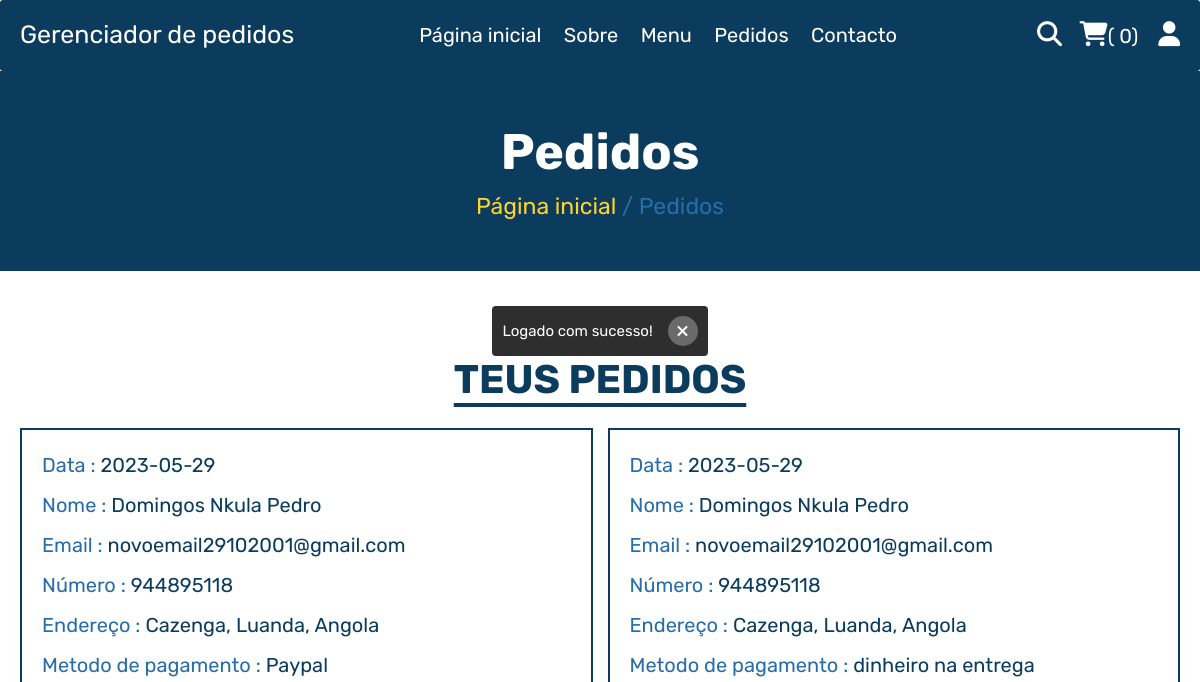
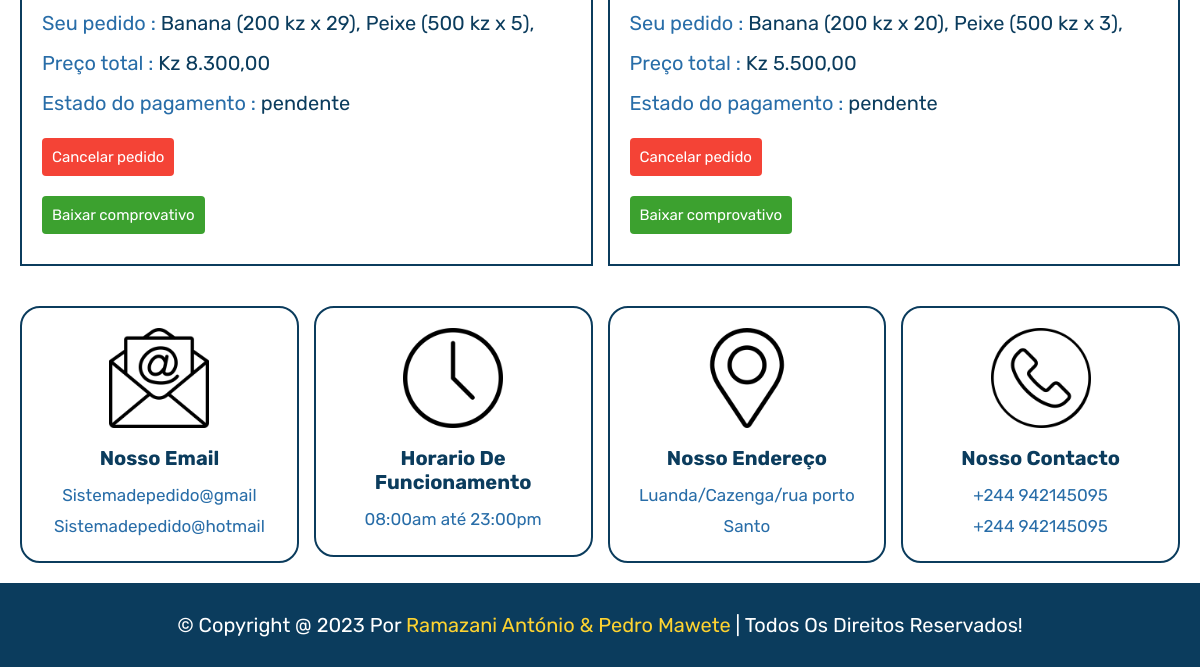
Before: /pedidos.php (signed in) with the older database file (2 pictures, top to bottom).
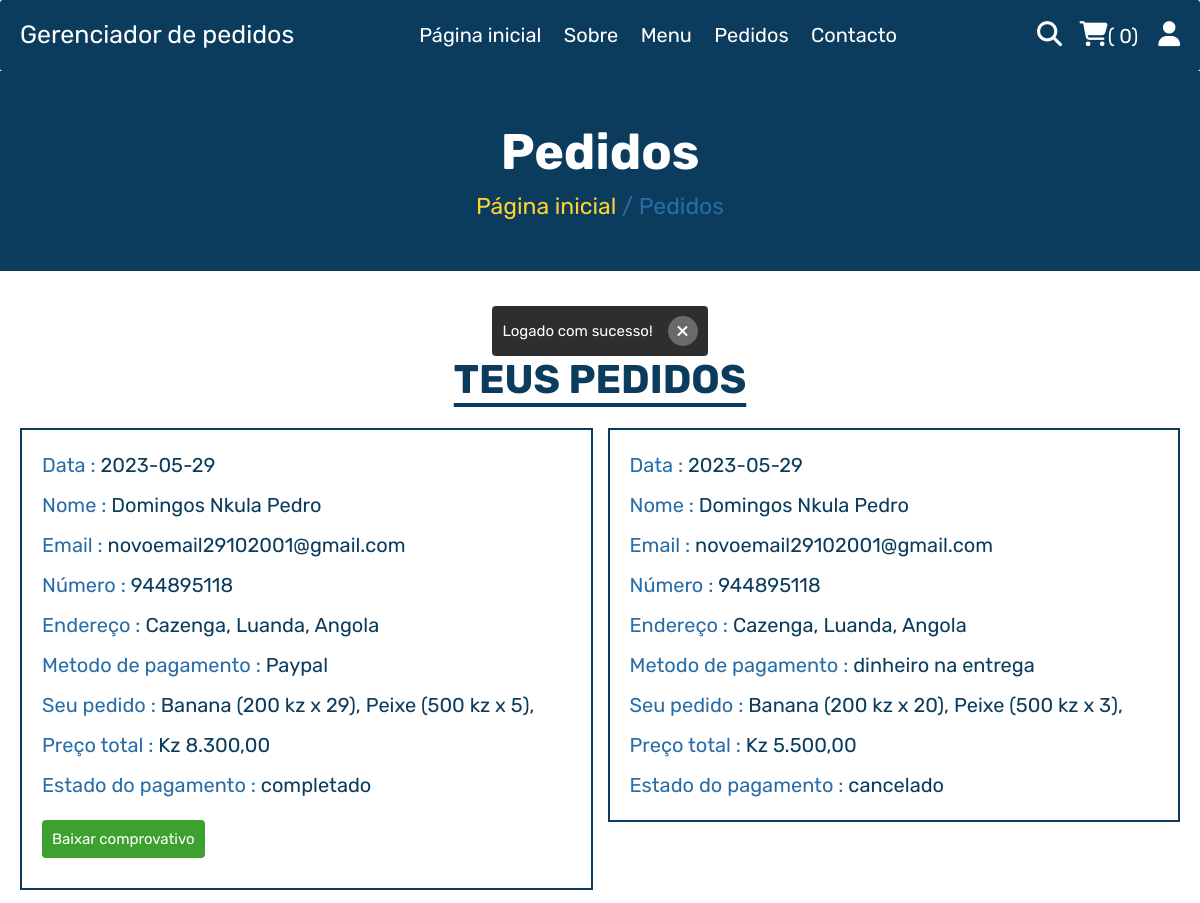
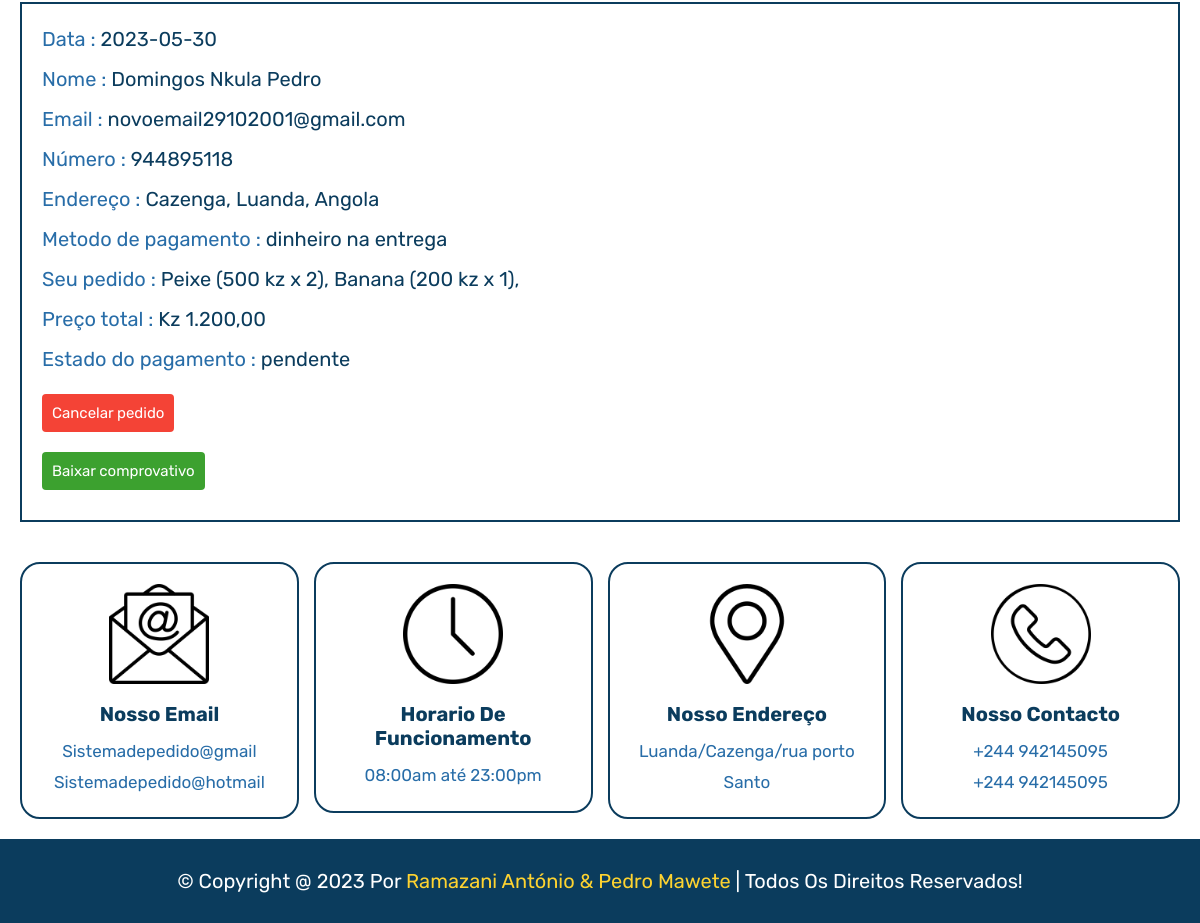
After: the same page with the newer database file (2 pictures, top to bottom).
### tables this page shows
CREATE TABLE `pedidos` (
  `id` varchar(255) NOT NULL,
  `user_id` int(100) NOT NULL,
  `nome` varchar(20) NOT NULL,
  `contacto` varchar(10) NOT NULL,
  `email` varchar(50) NOT NULL,
  `metodo` varchar(50) NOT NULL,
  `endereço` varchar(500) NOT NULL,
  `total_produtos` text NOT NULL,
  `total_preço` int(100) NOT NULL,
  `data` date NOT NULL DEFAULT current_timestamp(),
  `estado_pagamento` varchar(20) NOT NULL DEFAULT '1',
  `confirmacao_cliente` varchar(20) DEFAULT 'false',
  `confirmacao_motoboy` varchar(20) DEFAULT 'false',
  PRIMARY KEY (`id`)
);

### functions/mensagens_flash.php (called while the page is built, shortened)
<?php
if(isset($_SESSION["mensagens"])):
    foreach ($_SESSION["mensagens"] as $msg) {
        $mensagens[] = $msg;
    }
endif;

### functions/pegarEstado.php (called while the page is built, shortened)
<?php
function pegarEstado($numero_do_estado){
    if($numero_do_estado == '0'):
        return "cancelado";
    endif;
    if($numero_do_estado == '1'):
        return "pendente";
    endif;
    if($numero_do_estado == '3'):
        return "completado";
    endif;
}

### pedidos.php (the view, shortened to what this page needs)
<?php
include __DIR__ . './components/connect.php';
include_once __DIR__ . './functions/pegarEstado.php';
if(isset($_SESSION['user_id'])){
   $user_id = $_SESSION['user_id'];
}else{
   $user_id = '';
   header('location:home.php');
};
?>
<!DOCTYPE html>
<html lang="pt-br">
<head>
   <link rel="stylesheet" href="https://cdnjs.cloudflare.com/ajax/libs/font-awesome/6.1.1/css/all.min.css">
   <link rel="stylesheet" href="./css/animate.min.css">
   <link rel="stylesheet" href="css/style.css">
</head>
<body>
<?php include __DIR__ . './components/usuario_cabeçalho.php'; ?>
<div class="heading">
   <h3>Pedidos</h3>
   <p><a href="html.php">Página inicial</a> <span> / Pedidos</span></p>
</div>
<section class="orders">
   <?php include_once __DIR__ . './components/html_mensagens_flash.php'; ?>
   <h1 class="titulo">Teus pedidos</h1>
   <div class="box-container">
   <?php
      if($user_id == ''):
         echo '<p class="empty">por favor inicie a sessão antes, para visualizar os pedidos</p>';
      else:
         $select_orders = $conn->prepare("SELECT * FROM `pedidos` WHERE user_id = ?");
         $select_orders->execute([$user_id]);
         $all_fetch_orders = $select_orders->fetchAll(PDO::FETCH_ASSOC);
         if(count($all_fetch_orders) > 0):
            foreach($all_fetch_orders as $fetch_orders):
               $all_produts = json_decode($fetch_orders['total_produtos'], true);
   ?>
   <div class="box">
      <p>Data : <span><?= $fetch_orders['data']; ?></span></p>
      <p>Nome : <span><?= $fetch_orders['nome']; ?></span></p>
      <p>Email : <span><?= $fetch_orders['email']; ?></span></p>
      <p>Número : <span><?= $fetch_orders['contacto']; ?></span></p>
      <p>Endereço : <span><?= $fetch_orders['endereço']; ?></span></p>
      <p>Metodo de pagamento : <span><?= $fetch_orders['metodo']; ?></span></p>
      <p>Seu pedido : <span>
         <?php
            foreach($all_produts as $product):
               $produto = $product['pedido'];
               echo "{$produto['nome']} ({$produto['preco']} kz x {$produto['qntd']}), \n";
            endforeach;
         ?>
      </span></p>
      <p>Preço total : <span>Kz <?= number_format($fetch_orders['total_preço'], 2, ",", ".") ; ?></span></p>
      <p>Estado do pagamento : <span style="color:<?php ?>"><?= pegarEstado($fetch_orders['estado_pagamento']); ?></span> </p>
      <?php if($fetch_orders['estado_pagamento'] == '1' && $fetch_orders['confirmacao_cliente'] != "true"): ?>
         <a class="btn-cancelar-pedido" href="functions/cancelar_pedido.php?id_pedido=<?= $fetch_orders['id']; ?>">
               Cancelar pedido
         </a>
      <?php endif; ?>
      <?php
         if($fetch_orders['estado_pagamento'] != '0'):
      ?>
      <a class="btn-cancelar-pedido ok" href="generator-pdf.php?idPedido=<?= $fetch_orders['id']; ?>">
                  Baixar comprovativo
      </a>
      <?php endif; ?>
   </div>
   <?php
         endforeach;
         else:
            echo '<p class="empty">nenhum pedido feito ainda!</p>';
         endif;
      endif;
   ?>
   </div>
</section>
<?php include 'components/footer.php'; ?>
</body>
</html>

### components/usuario_cabeçalho.php (shortened to what this page needs)
<header class="header">
   <section class="flex">
      <a href="home.php" class="logo">Gerenciador de pedidos</a>
      <nav class="navbar">
         <a href="home.php">Página inicial</a>
         <a href="sobre.php">Sobre</a>
         <a href="menu.php">Menu</a>
         <a href="pedidos.php">Pedidos</a>
         <a href="contacto.php">Contacto</a>
      </nav>
      <div class="icons">
         <?php
         $count_cart_items = $conn->prepare("SELECT * FROM `compras` WHERE user_id = ?");
         $count_cart_items->execute([$user_id]);
         $total_cart_items = $count_cart_items->rowCount();
         ?>
         <a href="busca.php"><i class="fas fa-search"></i></a>
         <a href="carrinho.php"><i class="fas fa-shopping-cart"></i><span>(
               <?= $total_cart_items; ?>)
            </span></a>
         <div id="user-btn" class="fas fa-user"></div>
      </div>
   </section>
</header>

### components/html_mensagens_flash.php
<?php
    include_once __DIR__ . "./../functions/mensagens_flash.php";
    if(isset($mensagens)):
?>
<?php foreach($mensagens as $msg): ?>
    <div class="mensagens_animadas animate__animated animate__bounceInDown animate__delay-2s">
        <div>
            <p class="texto_mensagem">
                <?= $msg ?>
            </p>
            <button class="botao_fechar" onclick="this.parentElement.parentElement.remove();">
                <i class="fas fa-times"></i>
            </button>
        </div>
    </div>
<?php
        endforeach;
    endif;
?>

### components/footer.php (shortened to what this page needs)
<footer class="footer">
   <section class="grid">
      <div class="box">
         <img src="images/email-icon.png" alt="">
         <h3>Nosso email</h3>
         <a href="mailto:Sistemadepedido@gmail.com">Sistemadepedido@gmail</a>
         <a href="mailto:Sistemadepedido@hotmail.com">Sistemadepedido@hotmail</a>
      </div>
      <div class="box">
         <img src="images/clock-icon.png" alt="">
         <h3>Horario de funcionamento</h3>
         <p>08:00am até 23:00pm</p>
      </div>
      <div class="box">
         <img src="images/map-icon.png" alt="">
         <h3>Nosso endereço</h3>
         <a href="#">Luanda/Cazenga/rua porto Santo</a>
      </div>
      <div class="box">
         <img src="images/phone-icon.png" alt="">
         <h3>Nosso contacto</h3>
         <a href="tel:942145095">+244 942145095</a>
         <a href="tel:942145095">+244 942145095</a>
      </div>
   </section>
   <div class="credit">&copy; copyright @ <?= date('Y'); ?> por <span>Ramazani António & Pedro Mawete</span> | Todos os direitos reservados!</div>
</footer>

### css/style.css (style rules this page uses)
:root { --yellow:#fed330; --red:#e74c3c; --white:#fff; --black:#0B3C5D; --light-color:#286DA8; --border:.2rem solid var(--black); }
* { font-family: 'Rubik', sans-serif; margin:0; padding:0; box-sizing: border-box; outline: none; border: none; text-decoration: none; }
html { font-size: 62.5%; overflow-x: hidden; scroll-behavior: smooth; stop-opacity: 7rem; }
section { margin:0 auto; max-width: 1200px; padding:2rem; }
.titulo { text-align: center; margin-bottom: 2.5rem; font-size: 4rem; color:var(--black); text-transform: uppercase; text-decoration: underline; text-underline-offset: 1rem; }
.heading { display: flex; align-items: center; justify-content: center; gap:1rem; flex-flow: column; background-color: var(--black); min-height: 20rem; }
.heading h3 { font-size: 5rem; color:var(--white); text-transform: capitalize; }
.heading p { font-size: 2.3rem; color:var(--light-color); }
.heading p a { color:var(--yellow); }
.header { position: sticky; top:0; left:0; right:0; z-index: 1000; background-color: var(--black); border-bottom: var(--border); border-radius: 3px; }
.header .flex { display: flex; align-items: center; justify-content: space-between; position: relative; }
.header .flex .logo { font-size: 2.5rem; color:var(--white); }
.header .flex .navbar a { font-size: 2rem; color:var(--white); margin:0 1rem; }
.header .flex .icons > * { margin-left: 1.5rem; font-size: 2.5rem; color:var(--white); cursor: pointer; }
.header .flex .icons span { font-size: 2rem; }
.orders .box-container { display: flex; flex-wrap: wrap; gap:1.5rem; align-items: flex-start; }
.orders .box-container .box { padding:1rem 2rem; border:var(--border); flex:1 1 40rem; }
.orders .box-container .box p { line-height: 1.5; margin:1rem 0; font-size: 2rem; color:var(--light-color); }
.orders .box-container .box p span { color:var(--black); }
.box .btn-cancelar-pedido { background-color: #F44336; padding: 1rem; color: #fff; font-size: 1.5rem; border-radius: 4px; margin: 2rem 0px; display: block; width: fit-content; }
.box .btn-cancelar-pedido.ok { background-color: #3ca12f; }
.footer .grid { display: grid; grid-template-columns: repeat(auto-fit, minmax(27rem, 1fr)); gap:1.5rem; align-items: flex-start; }
.footer .grid .box { border:var(--border); border-radius: 20px; padding:2rem; text-align: center; }
.footer .grid .box img { height: 10rem; width: 100%; object-fit: contain; margin-bottom: .5rem; }
.footer .grid .box h3 { margin:1rem 0; font-size: 2rem; color:var(--black); text-transform: capitalize; }
.footer .grid .box p, .footer .grid .box a { display: block; font-size: 1.7rem; color:var(--light-color); line-height: 1.8; }
.credit { padding:3rem 2rem; text-align: center; background-color: var(--black); color:var(--white); font-size: 2rem; text-transform: capitalize; }
.credit span { color:var(--yellow); }
.mensagens_animadas { display: grid; place-items: center; margin-top: 15px; }
.mensagens_animadas > div { background-color: #2e2e2e; padding: 10px; display: flex; gap: 15px; place-items: center; font-size: 15px; border-radius: 4px; color: #fff; }
.mensagens_animadas .botao_fechar { border: 0 !important; outline: none; border-radius: 50%; display: grid; place-items: center; font-size: 16px; width: 30px; height: 30px; background-color: #ffffff4a; color: #fff; cursor: pointer; }

Changed rows visible on the page:
changed pedidos "Paypal": estado_pagamento "pendente" → "completado"; no longer shows "Cancelar pedido"
changed pedidos: estado_pagamento "pendente" → "cancelado"; no longer shows "Cancelar pedido Baixar comprovativo"
added pedidos: data "2023-05-30", nome "Domingos Nkula Pedro", email "novoemail29102001@gmail.com", contacto "944895118", endereço "Cazenga, Luanda, Angola", metodo "dinheiro na entrega", nome "Peixe", preco "500", qntd "2", nome "Banana", preco "200", qntd "1", total_preço "1.200,00", estado_pagamento "pendente"
